Frame 1 (no input): blank canvas, image omitted
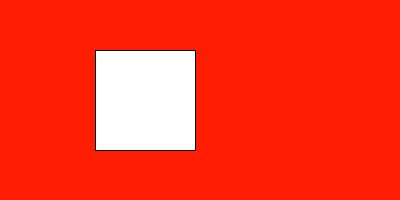
Frame 60 (the mouse pressed at the canvas centre just before this capture)
Frame 120 (the mouse held since frame 60 and released just before this capture): blank canvas, image omitted

The Processing sketch that drew this single still picture (run headless with seeded random() and noise(); from frame 60 on, the mouse is pressed at the canvas centre):

// Processing sketch: sketch_240322e
// ── sketch_240322e.pde
int x = -150;

void setup() {
  size(400, 200);
}
void draw() {
  rectMode(CENTER);
  background(255, 30, 3);
  fill(255);
  rect(x, 100, 100, 100);
  
  if( x > 400)
    x = -150;
    
  x = x + 5;
}
